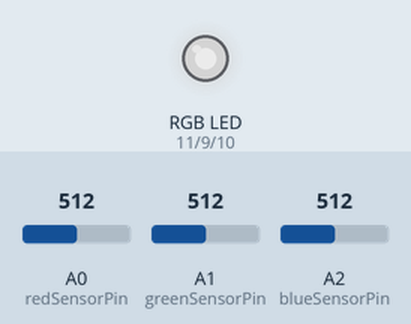
This sketch was run on a simulated Arduino Uno, built with avr-gcc and run on an emulated ATmega328P. Parts: an RGB LED mixed from three pins (HIGH = lit). The test bench sets the inputs (shaded band); at power-on: A0 (redSensorPin) = 512, A1 (greenSensorPin) = 512, A2 (blueSensorPin) = 512. Dim RGB values are drawn brighter than linear; what the sketch prints to the serial monitor is not drawn.

Above: at 1.2 s.
1.3 s: A0 (redSensorPin) set to 410
At 2.8 s:
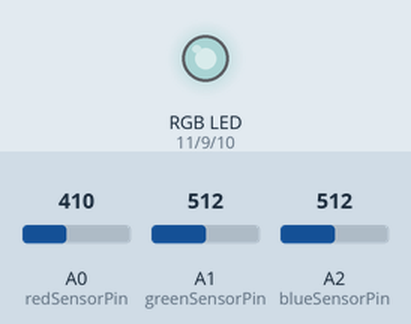
4.3 s: A0 (redSensorPin) set to 382
At 5.0 s:
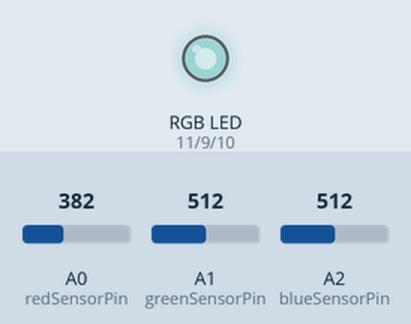
7.3 s: A1 (greenSensorPin) set to 409
At 8.6 s:
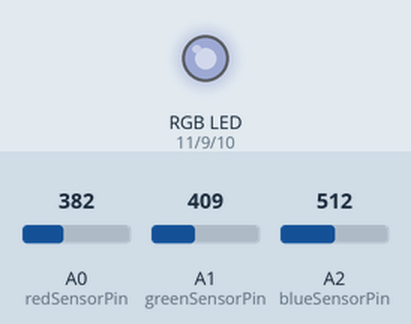
10.3 s: A1 (greenSensorPin) set to 386
At 11.2 s:
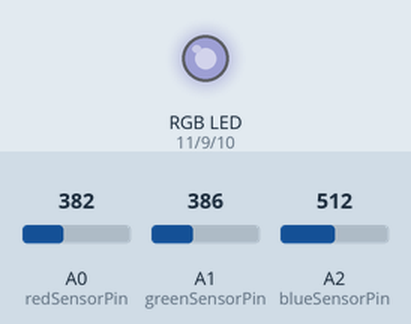
13.3 s: A2 (blueSensorPin) set to 417
At 13.9 s:
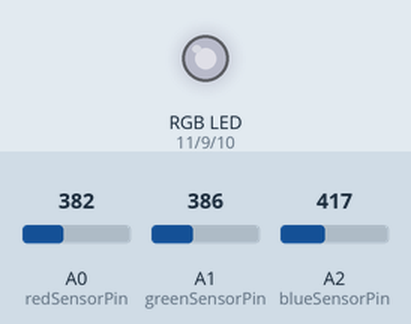
16.3 s: A2 (blueSensorPin) set to 392
At 16.8 s:
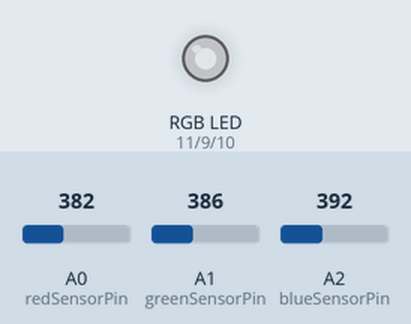
Timing chart, 0 to 19.3 s (numbered marks = the images above; inputs shaded):
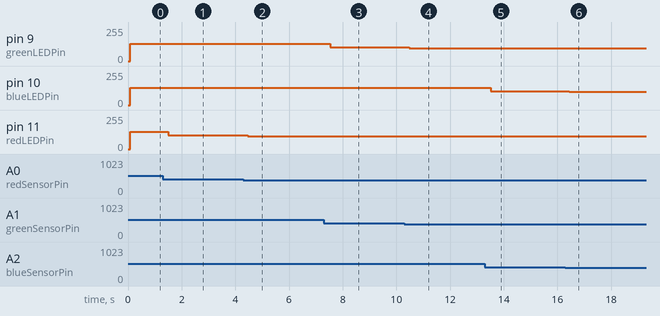

The sketch:

Color_Mixing_lamp.ino
```cpp
const int greenLEDPin = 9;
const int blueLEDPin = 10;
const int redLEDPin = 11;


const int redSensorPin = A0;
const int greenSensorPin = A1;
const int blueSensorPin = A2;

int redValue = 0;
int blueValue = 0;
int greenValue = 0;

int redSensorValue = 0;
int blueSensorValue = 0;
int greenSensorValue = 0;

void setup() {
  // put your setup code here, to run once:
  Serial.begin(9600);
  pinMode(greenLEDPin, OUTPUT);
  pinMode(blueLEDPin, OUTPUT);
  pinMode(redLEDPin, OUTPUT);
}

void loop() {
  // put your main code here, to run repeatedly:
redSensorValue = analogRead(redSensorPin);
delay(5);
greenSensorValue = analogRead(greenSensorPin);
delay(5);
blueSensorValue = analogRead(blueSensorPin);
delay(5);


Serial.print("Raw sensor \t red: ");
Serial.print(redSensorValue);

Serial.print("Raw sensor \t green: ");
Serial.print(greenSensorValue);
Serial.print("\n");

Serial.print("Raw sensor \t blue: ");
Serial.print(blueSensorValue);


redValue = redSensorValue/4;
greenValue = greenSensorValue/4;
blueValue = blueSensorValue/4;


Serial.print("Mapped sensor Values: \t red: ");
Serial.print(redValue);

Serial.print(" \t green: ");
Serial.print(greenValue);
Serial.print(" \t blue: ");
Serial.print(blueValue);


analogWrite(redLEDPin, redValue);

analogWrite(greenLEDPin, greenValue);

analogWrite(blueLEDPin, blueValue);


}
```

Measured:
- after the input at 1.3 s, pin 11 (redLEDPin): 128/255 → 102/255 after 0.20 s
- after the input at 4.3 s, pin 11 (redLEDPin): 102/255 → 95/255 after 0.16 s
- after the input at 7.3 s, pin 9 (greenLEDPin): 128/255 → 102/255 after 0.23 s
- after the input at 10.3 s, pin 9 (greenLEDPin): 102/255 → 96/255 after 0.17 s
- after the input at 13.3 s, pin 10 (blueLEDPin): 128/255 → 104/255 after 0.22 s
- after the input at 16.3 s, pin 10 (blueLEDPin): 104/255 → 98/255 after 0.13 s
